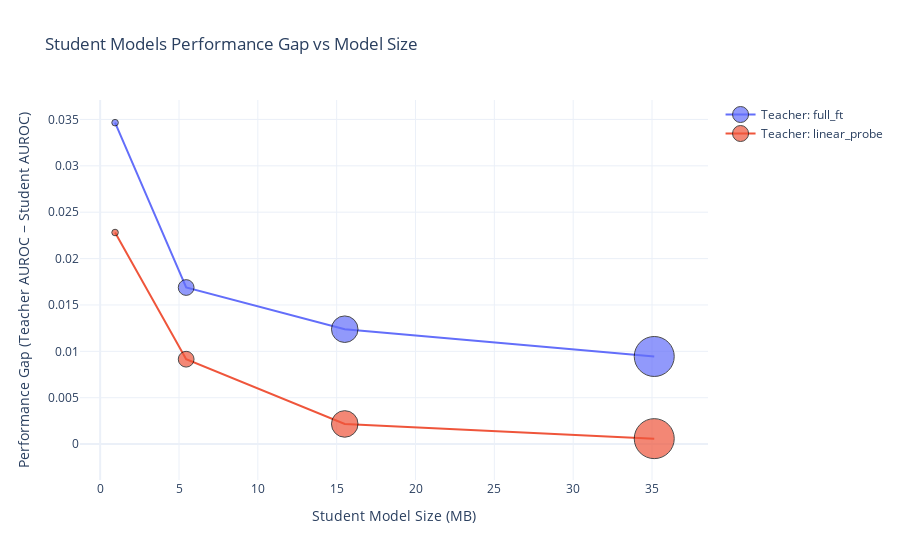

The notebook cell this image was saved under:
### Code cell
# ---------- Compute performance gap ----------
teacher_auroc = (
    df[['teacher_type', 'teacher_macro_auroc']]
    .drop_duplicates()
    .set_index('teacher_type')['teacher_macro_auroc']
)

df['performance_gap'] = df.apply(
    lambda row: teacher_auroc[row['teacher_type']] - row['best_macro_auroc'], axis=1
)

# Sort by student size for smooth line
df_sorted = df.sort_values(by='student_size_mb')

# ---------- Line chart with blob markers ----------
fig_line = go.Figure()

# Map teacher type to colors
teacher_colors = {t: c for t, c in zip(df_sorted['teacher_type'].unique(), px.colors.qualitative.Plotly)}

for teacher in df_sorted['teacher_type'].unique():
    df_teacher = df_sorted[df_sorted['teacher_type'] == teacher]
    
    # Scale marker sizes for visualization
    size_scale = 40  # maximum marker size
    marker_sizes = (df_teacher['student_size_mb'] / df_teacher['student_size_mb'].max()) * size_scale
    
    fig_line.add_trace(
        go.Scatter(
            x=df_teacher['student_size_mb'],
            y=df_teacher['performance_gap'],
            mode='lines+markers',
            name=f'Teacher: {teacher}',
            marker=dict(
                size=marker_sizes,
                sizemode='area',
                sizeref=2.*max(marker_sizes)/(size_scale**2),  # adjust sizing properly
                color=teacher_colors[teacher],
                line=dict(width=1, color='black')  # optional border for clarity
            ),
            line=dict(width=2, color=teacher_colors[teacher]),
            hovertemplate=(
                "Student Size: %{x:.1f} MB<br>"
                "Performance Gap: %{y:.3f}<br>"
                "Student AUROC: %{customdata[0]:.3f}<br>"
                "Teacher AUROC: %{customdata[1]:.3f}<extra></extra>"
            ),
            customdata=df_teacher[['best_macro_auroc', 'teacher_macro_auroc']]
        )
    )

# ---------- Layout ----------
fig_line.update_layout(
    title='Student Models Performance Gap vs Model Size',
    xaxis_title='Student Model Size (MB)',
    yaxis_title='Performance Gap (Teacher AUROC − Student AUROC)',
    template='plotly_white'
)

fig_line.show()

### Figure 1 — Plotly figure (JSON) as saved in the notebook; plotly's stock layout.template omitted (floating-point values rounded to 4 significant figures)
{"data": [{"customdata": [[0.8913, 0.9259], [0.909, 0.9259], [0.9135, 0.9259], [0.9165, 0.9259]], "hovertemplate": "Student Size: %{x:.1f} MB<br>Performance Gap: %{y:.3f}<br>Student AUROC: %{customdata[0]:.3f}<br>Teacher AUROC: %{customdata[1]:.3f}<extra></extra>", "line": {"color": "#636EFA", "width": 2}, "marker": {"color": "#636EFA", "line": {"color": "black", "width": 1}, "size": [1.076, 6.208, 17.66, 40], "sizemode": "area", "sizeref": 0.05}, "mode": "lines+markers", "name": "Teacher: full_ft", "type": "scatter", "x": [0.9452, 5.454, 15.51, 35.14], "y": [0.03465, 0.01688, 0.01239, 0.009447]}, {"customdata": [[0.8784, 0.9012], [0.892, 0.9012], [0.899, 0.9012], [0.9006, 0.9012]], "hovertemplate": "Student Size: %{x:.1f} MB<br>Performance Gap: %{y:.3f}<br>Student AUROC: %{customdata[0]:.3f}<br>Teacher AUROC: %{customdata[1]:.3f}<extra></extra>", "line": {"color": "#EF553B", "width": 2}, "marker": {"color": "#EF553B", "line": {"color": "black", "width": 1}, "size": [1.076, 6.208, 17.66, 40], "sizemode": "area", "sizeref": 0.05}, "mode": "lines+markers", "name": "Teacher: linear_probe", "type": "scatter", "x": [0.9452, 5.454, 15.51, 35.14], "y": [0.02281, 0.009154, 0.002174, 0.0005892]}], "layout": {"title": {"text": "Student Models Performance Gap vs Model Size"}, "xaxis": {"title": {"text": "Student Model Size (MB)"}}, "yaxis": {"title": {"text": "Performance Gap (Teacher AUROC − Student AUROC)"}}}}
